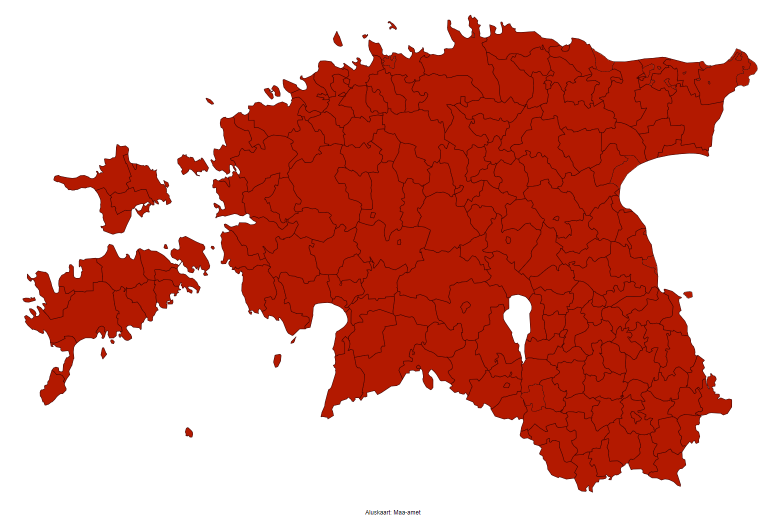
#> input picture crime_frequency/est_map_municipalities.png, 1555 x 1037 px (shown at 1/2 size)
$ jupyter execute --allow-errors crime_frequency_visualization.ipynb
#> lines starting #> are read from the running program, lines starting #| are printed output that depends on the picture; after the words box and inside, x2 and y2 are one past the last pixel; in counts of white or black regions, pixels touching at a corner belong together
## Visualizing property crime frequencies

[cell 1]
# pip install opencv-python
import cv2 as cv
import pandas as pd
import matplotlib.pyplot as plt
import numpy as np

#> (a cell that did not finish here is left out)

[cell 3]
# Crime count relative to the population
crimes_freq = {}
# List of municipalities crime rates and densities - will be neede later for plotting
crimes_freq_and_density = []

#> (the rest of this cell did not finish here and is left out)

[cell 4]
def get_municipality_pixel_coords():
    municipality_coords = {}
    file = open('municipality_pixel_coords.txt', 'r')
    lines = file.readlines()
    for line in lines:
        line = line.strip('\n')
        municipality, coords = line.split(': ')
        coords = coords.split("; ")
        coords_list = []
        for coord in coords:
            coord = coord.strip('()')
            coord_x, coord_y = coord.split(', ')
            coords_list.append((int(coord_x), int(coord_y)))
        municipality_coords[municipality] = coords_list
    file.close()
    return municipality_coords

# Pixel coordinates which are used for coloring the municiaplities with the floodfill tool
#> (the rest of this cell did not finish here and is left out)

[cell 5]
def read_img(name):
#> called with name = 'est_map_municipalities.png'
    return cv.imread(name)
#> returned value is the input picture: shape (1037, 1555, 3); mean B, G, R 144.3, 154.6, 218.9

def save_img(img, name):
    cv.imwrite(name, img)

# Debugimiseks
def show_img(img):
    cv.imshow('', img)
    cv.waitKey(0)
    cv.destroyAllWindows()

def show_img_inline(input_img):
    # Need to reverse the colors again
    img = input_img.copy()
    for i in range(len(input_img)):
        for j in range(len(input_img[i])):
            input_colors = input_img[i][j]
            img[i][j] = [input_colors[2], input_colors[1], input_colors[0]]
    plt.figure(figsize=(15, 15))
    plt.imshow(img)
    plt.show()

def floodfill(img, coord, colorIn):
    (r, g, b) = colorIn
    color = (b, g, r) # cv.floodFill function has colors in reverse
    img = img.copy()
    cv.floodFill(img, None, coord, color)
    return img

def color_municipality(img, municipality, color):
    img = img.copy()
    for coord in municipality_coords[municipality]:
        img = floodfill(img, coord, color)
    return img

[cell 6]
# max amount of crimes per 1000 people per year : rgb color
heat_ranges = {
    5: (233, 239, 191),
    10: (248, 196, 22),
    15: (245, 131, 32),
    20: (241, 96, 39),
    25: (234, 38, 42),
    1000: (161, 30, 36)
}

img = read_img('est_map_municipalities.png')
c = crimes_freq
for mun, val in c.items():
    col = None
    for x, y in heat_ranges.items():
        if val < x:
            col = y
            break
    img = color_municipality(img, mun, col)
save_img(img, 'crime_rate_heatmap.png')

[cell 7]
show_img_inline(img)
#> after the loop in show_img_inline, `for i in range(len(input_img)):`:
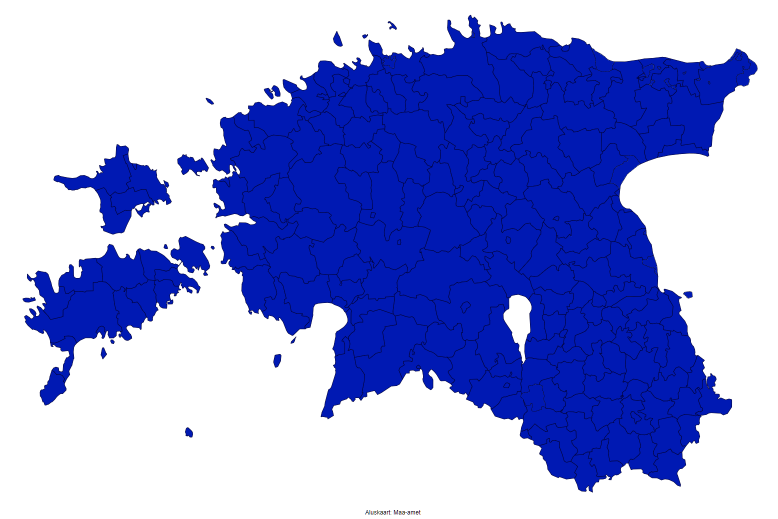
#> img: shape (1037, 1555, 3) (shown at 1/2 size); mean B, G, R 218.9, 154.6, 144.3
# Legend will be added later manually

[cell 8]
# Making a histogram of the crime rates
fig = plt.figure()
plt.hist(list(crimes_freq.values()), bins='auto')
plt.title('Crime rates distribution')
plt.xlabel('Crimes per year per 1000 people')
plt.ylabel('Municipality count')
plt.show()
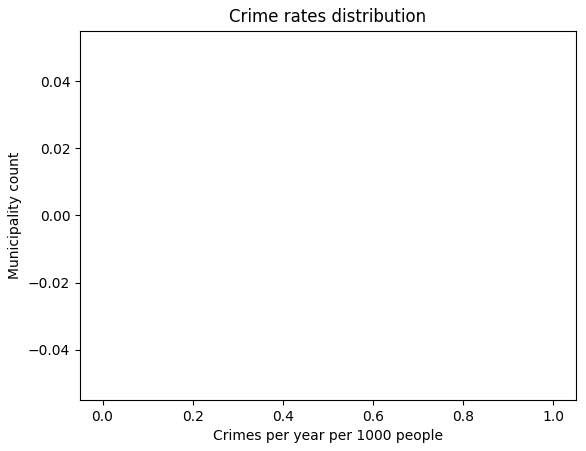
#> figure drawn by matplotlib, 1 panel
fig.savefig('crime_rates_distribution.png')

[cell 9]
# Getting the places with the highest and lowest crime rates
crimes_freqs_sorted = sorted(crimes_freq.items(), key = lambda v: v[1], reverse = True)
print('Municipalities with highest amount of property crimes per 1000 people:')
#> (the rest of this cell did not finish here and is left out)

[cell 10]
# Plotting crime rates agains population density
x_data = []
y_data = []
for y, x in crimes_freq_and_density:
    x_data.append(x)
    y_data.append(y)
fig = plt.figure()
plt.scatter(x_data, y_data)
plt.title('Relation between population density and crime rate')
plt.xlabel('Population density (people per km²)')
plt.ylabel('Crime rate (property crimes per 1000 people)')
# Well use logarithmic scale, because the density differences are quite big
plt.xscale('log')
plt.show()
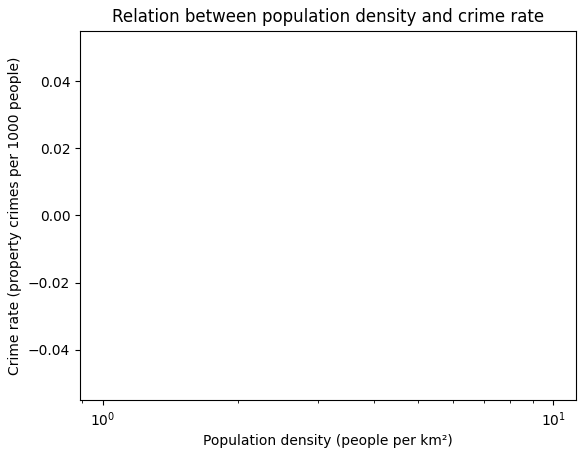
#> figure drawn by matplotlib, 1 panel
fig.savefig('population_density_and_crime_rate.png')

corr = np.corrcoef(x_data, y_data)[0, 1]
print(' Pearson correlation coefficient: ' + str(round(corr, 2)))

$ run again, with crime_frequency/crime_rate_heatmap.png copied over crime_frequency/est_map_municipalities.png
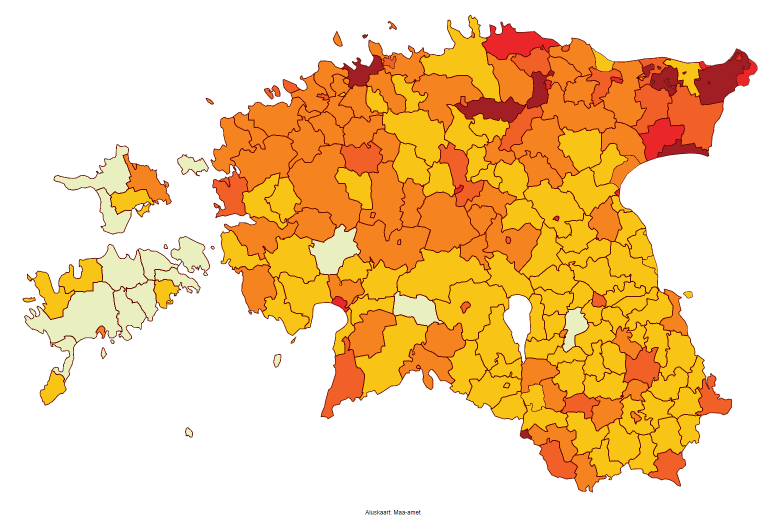
#> input picture crime_frequency/crime_rate_heatmap.png, 1555 x 1037 px (shown at 1/2 size)
#> in read_img, returned value is the input picture: shape (1037, 1555, 3); mean B, G, R 160.8, 208.2, 243.8
#> after the loop in show_img_inline, `for i in range(len(input_img)):`:
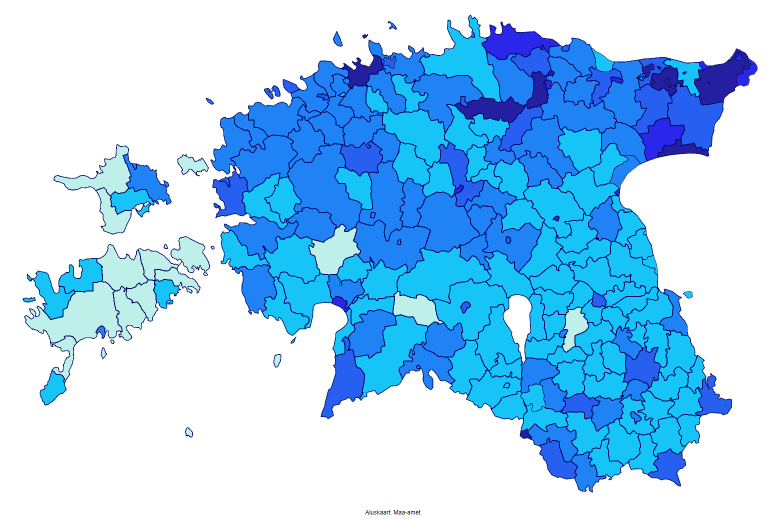
#> img: shape (1037, 1555, 3) (shown at 1/2 size); mean B, G, R 243.8, 208.2, 160.8

$ run again, with crime_frequency/crime_rate_heatmap_with_legend.png copied over crime_frequency/est_map_municipalities.png
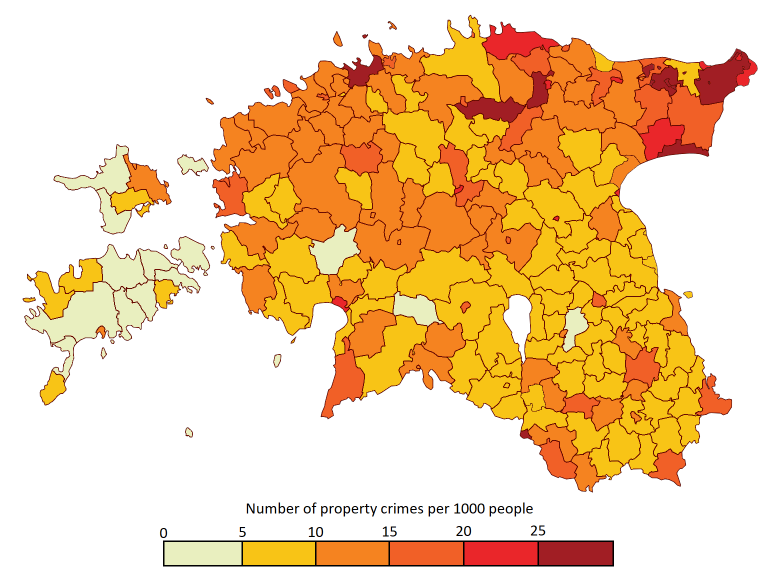
#> input picture crime_frequency/crime_rate_heatmap_with_legend.png, 1555 x 1150 px (shown at 1/2 size)
#> in read_img, returned value is the input picture: shape (1150, 1555, 3); mean B, G, R 164.2, 208.4, 242.8
#> after the loop in show_img_inline, `for i in range(len(input_img)):`:
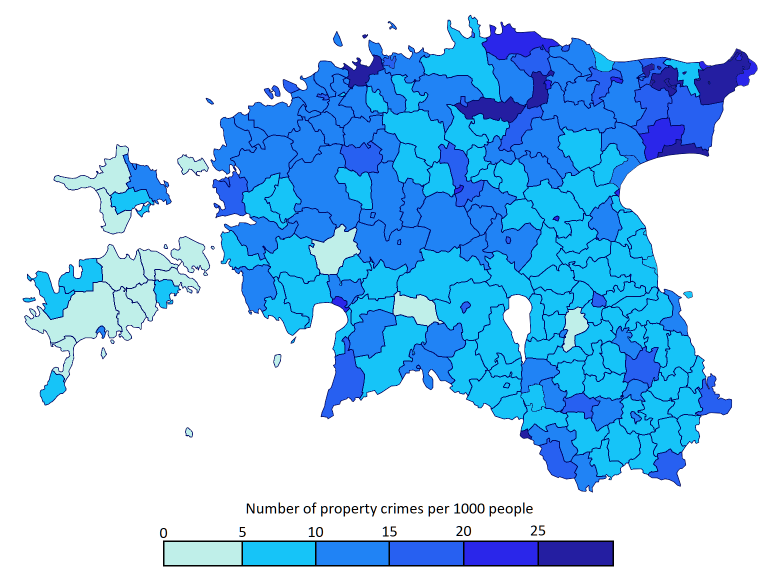
#> img: shape (1150, 1555, 3) (shown at 1/2 size); mean B, G, R 242.8, 208.4, 164.2

$ run again, with crime_frequency/crime_rates_distribution.png copied over crime_frequency/est_map_municipalities.png
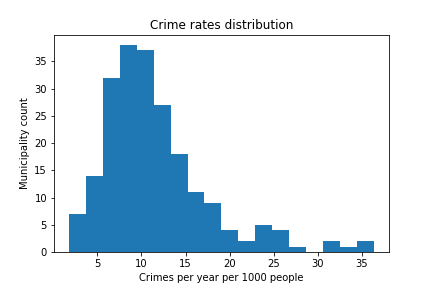
#> input picture crime_frequency/crime_rates_distribution.png, 432 x 288 px
#> in read_img, returned value is the input picture: shape (288, 432, 3); mean B, G, R 238.6, 228.9, 214.9
#> after the loop in show_img_inline, `for i in range(len(input_img)):`:
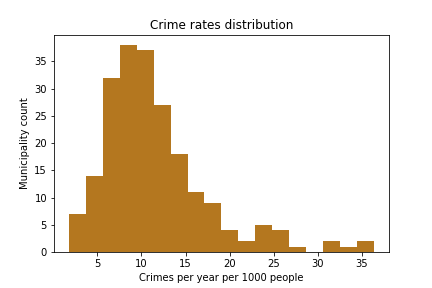
#> img: shape (288, 432, 3); 15.87% of pixels changed, all inside (x1, y1, x2, y2) = (69, 45, 374, 252)
